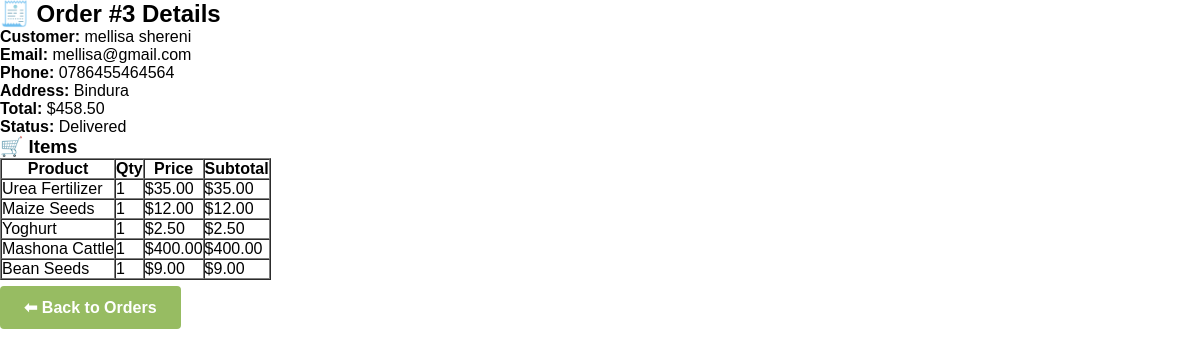
Screenshot of /view_order.php?id=3 (signed in) with the database file from the repository.
### tables this page shows
CREATE TABLE `orders` (
  `id` int(11) NOT NULL,
  `customer_name` varchar(100) DEFAULT NULL,
  `email` varchar(100) DEFAULT NULL,
  `phone` varchar(30) DEFAULT NULL,
  `address` text DEFAULT NULL,
  `total` decimal(10,2) DEFAULT NULL,
  `order_date` timestamp NOT NULL DEFAULT current_timestamp(),
  `status` enum('Pending','Processing','Shipped','Delivered','Cancelled') DEFAULT 'Pending',
  `payment_method` varchar(50) DEFAULT 'Unpaid',
  `payment_status` enum('Pending','Success','Failed') DEFAULT 'Pending'
);

CREATE TABLE `order_items` (
  `id` int(11) NOT NULL,
  `order_id` int(11) DEFAULT NULL,
  `product_name` varchar(100) DEFAULT NULL,
  `quantity` int(11) DEFAULT NULL,
  `price` decimal(10,2) DEFAULT NULL
);

### view_order.php (the view, shortened to what this page needs)
<?php
include 'db_connect.php';
$id = intval($_GET['id'] ?? 0);
$order = $conn->query("SELECT * FROM orders WHERE id = $id")->fetch_assoc();
$items = $conn->query("SELECT * FROM order_items WHERE order_id = $id");
?>
<!DOCTYPE html>
<html lang="en">
<head>
  <link rel="stylesheet" href="assets/css/style.css">
</head>
<body>
  <h2>🧾 Order #<?= $id ?> Details</h2>
  <p><strong>Customer:</strong> <?= htmlspecialchars($order['customer_name']) ?></p>
  <p><strong>Email:</strong> <?= htmlspecialchars($order['email']) ?></p>
  <p><strong>Phone:</strong> <?= htmlspecialchars($order['phone']) ?></p>
  <p><strong>Address:</strong> <?= htmlspecialchars($order['address']) ?></p>
  <p><strong>Total:</strong> $<?= number_format($order['total'], 2) ?></p>
  <p><strong>Status:</strong> <?= htmlspecialchars($order['status']) ?></p>
  <h3>🛒 Items</h3>
  <table border="1" cellpadding="8" cellspacing="0">
    <tr><th>Product</th><th>Qty</th><th>Price</th><th>Subtotal</th></tr>
    <?php while ($i = $items->fetch_assoc()): ?>
      <tr>
        <td><?= htmlspecialchars($i['product_name']) ?></td>
        <td><?= $i['quantity'] ?></td>
        <td>$<?= number_format($i['price'], 2) ?></td>
        <td>$<?= number_format($i['price'] * $i['quantity'], 2) ?></td>
      </tr>
    <?php endwhile; ?>
  </table>
  <br>
  <a href="manage_orders.php" class="btn">⬅ Back to Orders</a>
</body>
</html>

### assets/css/style.css (style rules this page uses)
* { margin: 0; padding: 0; box-sizing: border-box; font-family: "Poppins", sans-serif; }
.btn { background: #97bc62; color: white; padding: 0.8rem 1.5rem; border-radius: 4px; text-decoration: none; font-weight: 600; }

### rows the page displays
orders: customer_name "mellisa shereni", email "mellisa@gmail.com", phone "0786455464564", address "Bindura", total "458.50", status "Delivered"
order_items: product_name "Urea Fertilizer", quantity "1", price "35.00", $i['price']*$i['quantity'] "35.00"
order_items: product_name "Maize Seeds", quantity "1", price "12.00", $i['price']*$i['quantity'] "12.00"
order_items: product_name "Yoghurt", quantity "1", price "2.50", $i['price']*$i['quantity'] "2.50"
order_items: product_name "Mashona Cattle", quantity "1", price "400.00", $i['price']*$i['quantity'] "400.00"
order_items: product_name "Bean Seeds", quantity "1", price "9.00", $i['price']*$i['quantity'] "9.00"

### other values shown
$id "3"
